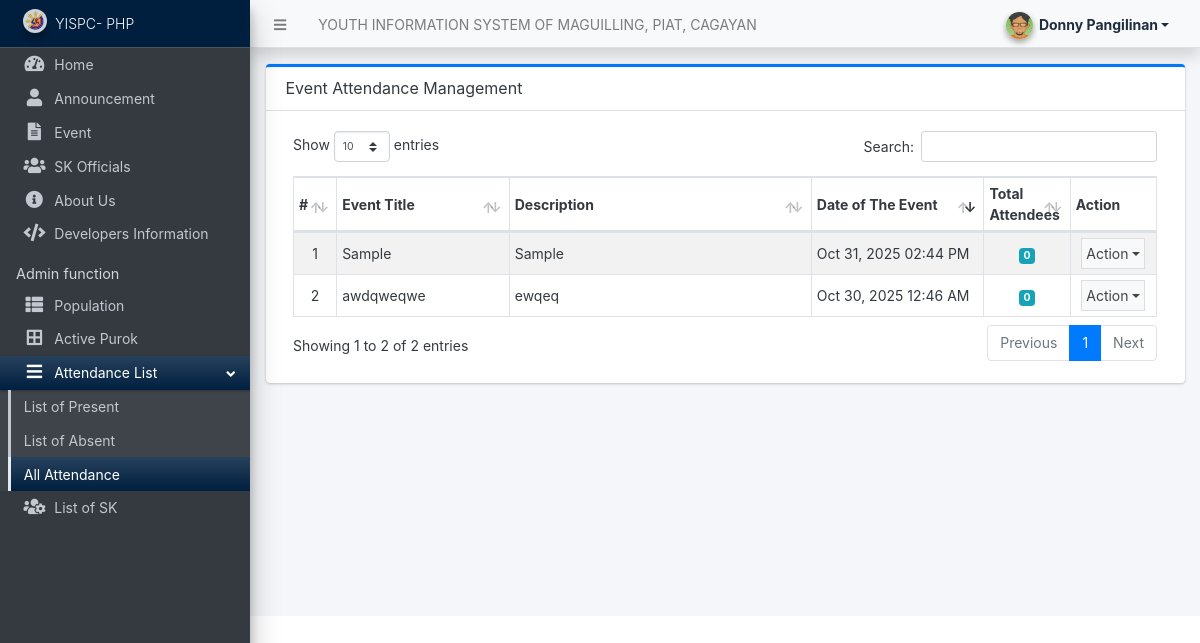
The app's page /admin/?page=attendance/index (signed in) with its own data.
### tables this page shows
CREATE TABLE `event_list` (
  `id` int(11) NOT NULL,
  `title` varchar(255) NOT NULL,
  `description` text DEFAULT NULL,
  `image_path` varchar(255) DEFAULT NULL,
  `image_paths` text DEFAULT NULL,
  `images` text DEFAULT NULL,
  `date_created` datetime DEFAULT current_timestamp()
);

### admin/attendance/index.php (the view, shortened to what this page needs)
<div class="card card-outline card-primary">
	<div class="card-header">
		<h3 class="card-title">Event Attendance Management</h3>
	</div>
	<div class="card-body">
        <div class="container-fluid">
			<table class="table table-hover table-striped table-bordered" id="list">
				<colgroup>
					<col width="5%">
					<col width="20%">
					<col width="35%">
					<col width="20%">
					<col width="10%">
					<col width="10%">
				</colgroup>
				<thead>
					<tr>
						<th>#</th>
						<th>Event Title</th>
						<th>Description</th>
						<th>Date of The Event</th>
						<th>Total Attendees</th>
						<th>Action</th>
					</tr>
				</thead>
				<tbody>
					<?php
					$i = 1;
					$qry = $conn->query("
						SELECT
							el.*,
							COUNT(ea.id) as total_attendees
						FROM `event_list` el
						LEFT JOIN `event_attendance` ea ON el.id = ea.event_id
						GROUP BY el.id
						ORDER BY el.date_created DESC
					");
					while($row = $qry->fetch_assoc()):
					?>
						<tr>
							<td class="text-center"><?php echo $i++; ?></td>
							<td><?php echo htmlspecialchars($row['title']) ?></td>
							<td><?php echo strlen($row['description']) > 100 ? substr(htmlspecialchars($row['description']), 0, 100) . '...' : htmlspecialchars($row['description']) ?></td>
							<td><?php echo date("M d, Y h:i A", strtotime($row['date_created'])) ?></td>
							<td class="text-center">
                                <span class="badge badge-info"><?php echo $row['total_attendees'] ?></span>
                            </td>
							<td class="text-center">
								<button type="button" class="btn btn-flat p-1 btn-default btn-sm dropdown-toggle dropdown-icon" data-toggle="dropdown">
				                  	Action
				                </button>
							</td>
						</tr>
					<?php endwhile; ?>
				</tbody>
			</table>
		</div>
	</div>
</div>

### records on screen
event_list: title "Sample", description "Sample", date_created "Oct 31, 2025 02:44 PM", total_attendees "0"
event_list: title "awdqweqwe", description "ewqeq", date_created "Oct 30, 2025 12:46 AM", total_attendees "0"

### other values on screen
$_settings->info('name') "YOUTH INFORMATION SYSTEM OF MAGUILLING, PIAT, CAGAYAN"
$_settings->userdata('firstname').' '.$_settings->userdata('lastname') "Donny Pangilinan"
$_settings->info('short_name') "YISPC- PHP"
